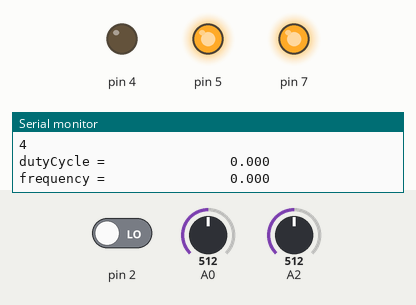
Simulated run of this sketch. Board: Arduino Uno, built with avr-gcc and run on an emulated ATmega328P. On the bench: output pins drawn as LEDs (lit = HIGH), the last lines printed to the serial monitor. The inputs (shaded band) are chosen by the test bench; at power-on: A2 = 512, A0 = 512, pin 2 LOW.

Above: at 1.2 s.
1.3 s: A2 set to 716
At 2.5 s:
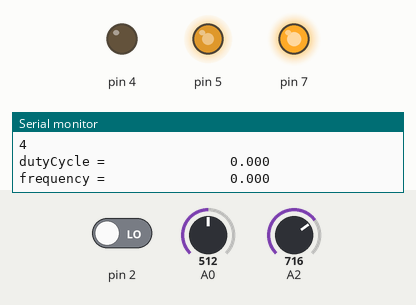
2.8 s: A0 set to 716
At 3.9 s:
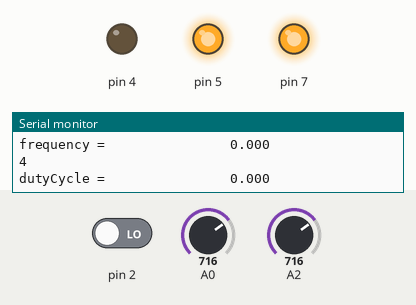
4.3 s: A0 set to 306
At 5.0 s:
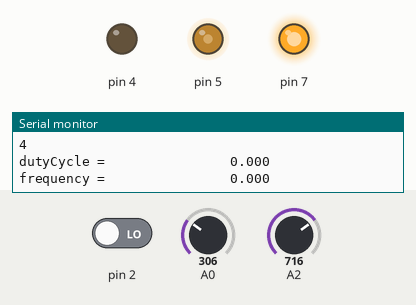
5.8 s: A0 set to 0
At 6.4 s:
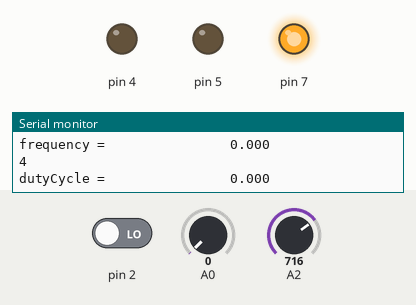
8.8 s: A2 set to 5
10.3 s: A2 set to 2
At 10.6 s:
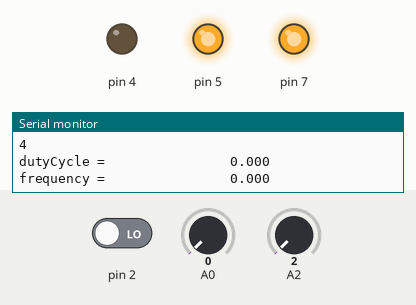
Timing chart, 0 to 13.3 s (numbered marks = the images above; inputs shaded):
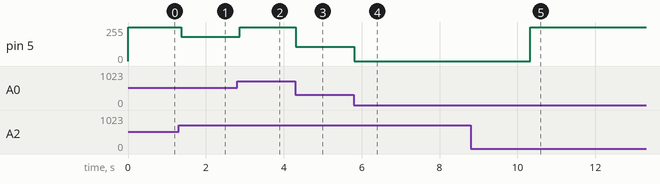

The sketch:

task3embedded.ino
```cpp
/* the tcnt0 value becomes 0 after overflowing and the frequency changed faster than my isr, so my output wasnt displaying correct values. I tried to do with icr1 register to improve the precision and accuracy
 *  but my program wasnt working with icr1. i have attached that file too. i tried with a counter too. i changed my timer 0 to timer 1 since t1 and one of the oc0 pins were the same. so i generated pwm using timer1
 *  and made timer 0 as a counter. the pwm itself wasnt displaying. i could not figure out what went wrong
 *  ALso i wasnt able to give two ISR routines in a single piece of code. it showed redefinition of _vect16 as the error
 */


#include<avr/io.h>
#include<stdio.h>
#include<stdlib.h>
#include<string.h>
#define BAUD 9600                           // define baud
#define BAUDRATE ((F_CPU)/(BAUD*16UL)-1)    // set baudrate value for UBRR
float val1, val2, dummy;
unsigned char pot1[] = "dutyCycle = ";
unsigned char pot2[] = "frequency = ";
char res1[40], res2[40];                    // to convert voltages to string
int high, low, mspeedNew, fNew;  // using dummy to round off and low and high for adcl and adch
int mspeedOld = 0;
int fOld = 128;
unsigned long int k=0;
volatile static unsigned int count=2;
volatile static unsigned int arr[3];
void uart_transmit (unsigned char c)
{

  while(!(UCSR0A & (1<<UDRE0)));            // wait till previous transmission is done. UDRE0 will be set to 1 if previous transmission is done
  UDR0 = c;
}

void setup() {
  //Serial.begin(9600);
  unsigned char ubrr = BAUDRATE;
  UBRR0H = ubrr>>8;                          // setting 9600 baud rate
  UBRR0L = ubrr;
  UCSR0C = 0x86;
  UCSR0B = (1<<TXEN0);
  PORTC = (1<<PC0)|(1<<PC2); //ADC pins        //A0 and A2 pins
  ADCSRA = 0x87;                             // put your setup code here, to run once:
  DDRD |= (1<<PD5)|(1<<PD7)|(1<<PD4);
  PORTD |= (1<<PD7);
  PORTD &= ~(1<<PD4);
  TCCR0A |= 0x21;
  OCR0A = 128;
  OCR0B = 0;
  TCNT0 = 0;

  TCCR0B |= 0x0B;
  EIMSK |= (1<<INT0);
  EICRA |= (1<<ISC00);
  EICRA &= ~(1<<ISC01);
  sei();
}

void loop() {
  ADMUX = 0x40;  //pin ADC0 and avcc with aref connected to capacitor
    ADCSRA |= (1<<ADSC);
    while(!(ADCSRA & (1<<ADIF)));
    ADCSRA |= (1<<ADIF);
    low = (int)ADCL;       // ADCH high is stored in buffer
    //Serial.println(low);
    high = (int)ADCH;    // high = buffer
    //Serial.println(high);
   mspeedNew = (low + (high*256))/4;
   if (mspeedNew!=mspeedOld)
      OCR0B = mspeedNew;
   mspeedOld = mspeedNew;
  if(count==2 && arr)
    val1 = (1 - (arr[1] - arr[0])/(arr[2] - arr[0]))*100;    // find the voltage

    dummy = val1*1000;
    val1 = (float)(dummy/1000);               // rounding off
    //Serial.println(val1);
            // we can do the same for %100 but in my simulation i din get any false output.

     dtostrf(val1, 20, 3, res1);
    //Serial.println(res1);
  ADMUX=0x42;
    ADCSRA |= (1<<ADSC);
    while(!(ADCSRA & (1<<ADIF)));
    ADCSRA |= (1<<ADIF);
    low = (int)ADCL;
    high = (int)ADCH;
    fNew = (low+high*256)/4;
    if(fNew!=fOld)
      OCR0A = fNew;
    fOld = fNew;
  if(count==2 && arr)
    val2 = F_CPU/(arr[2] - arr[0]) ;
    dummy = val2*1000;
    Serial.println(arr[0]);
    val2 = (float)dummy/1000;


     dtostrf(val2,20,3,res2);
    strcat(res1, "\n");
    strcat(res2, "\n");
    for(int k=0; pot1[k]!=0; k++)          // serial communication
      uart_transmit(pot1[k]);
    for(int i=0; res1[i]!=0; i++)
      uart_transmit(res1[i]);// put your main code here, to run repeatedly:
    for(int l=0; pot2[l]!=0; l++)
      uart_transmit(pot2[l]);
    for(int j=0;res2[j]!=0; j++)
      uart_transmit(res2[j]);
}
ISR(INT0_vect){
  if(count ==2) {
    arr[0] = k+TCNT0;
    count=0;
  }
  else if(count == 0){
    arr[1] = k+TCNT0;
    count=1;
  }
  else if(count == 1){
    arr[2] = k+TCNT0;
    count=2;
  }
}
```

Measured:
- the behaviour switches between 4 and 3 on A2 (found by bisection; images 4 and 5)
- after the input at 1.3 s, pin 5: 255/255 → 182/255 after 0.06 s
- after the input at 2.8 s, pin 5: 182/255 → 255/255 after 0.07 s
- after the input at 4.3 s, pin 5: 255/255 → 108/255 at once
- after the input at 5.8 s, pin 5: 108/255 → 0/255 at once
- after the input at 10.3 s, pin 5: 0/255 → 255/255 at once
